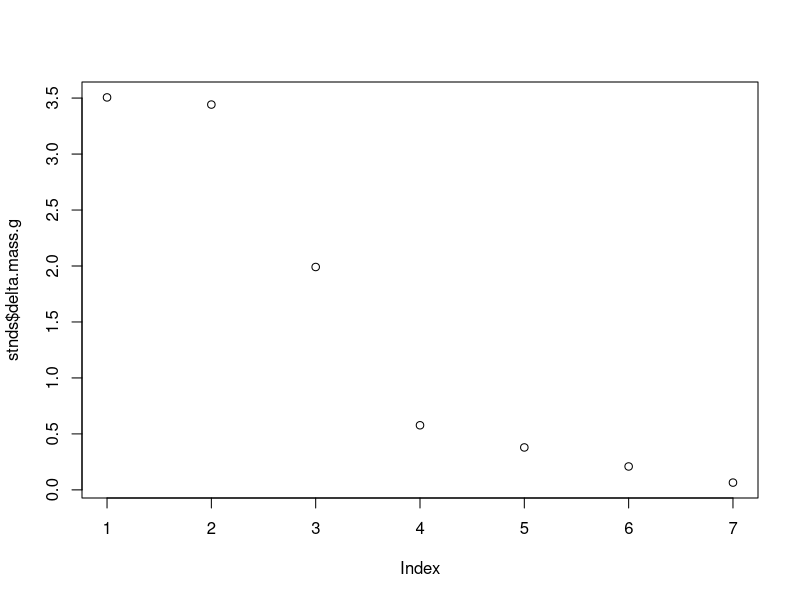
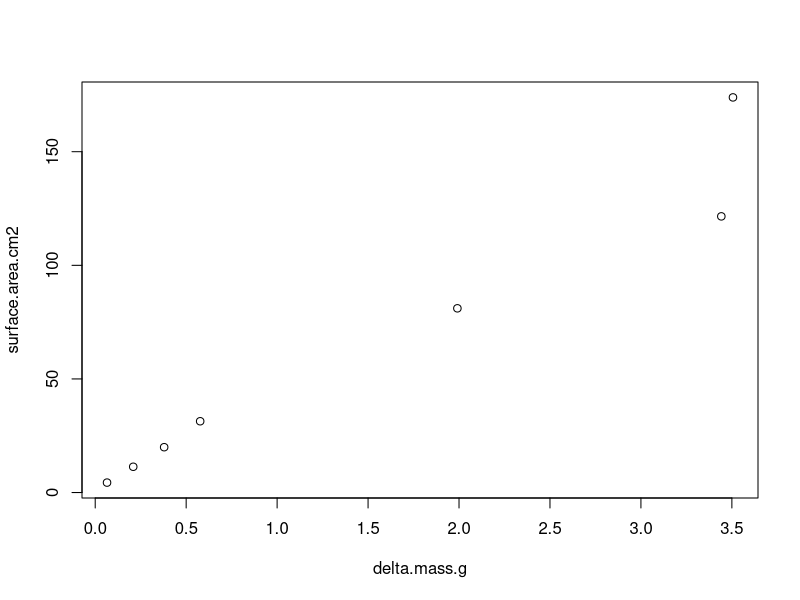
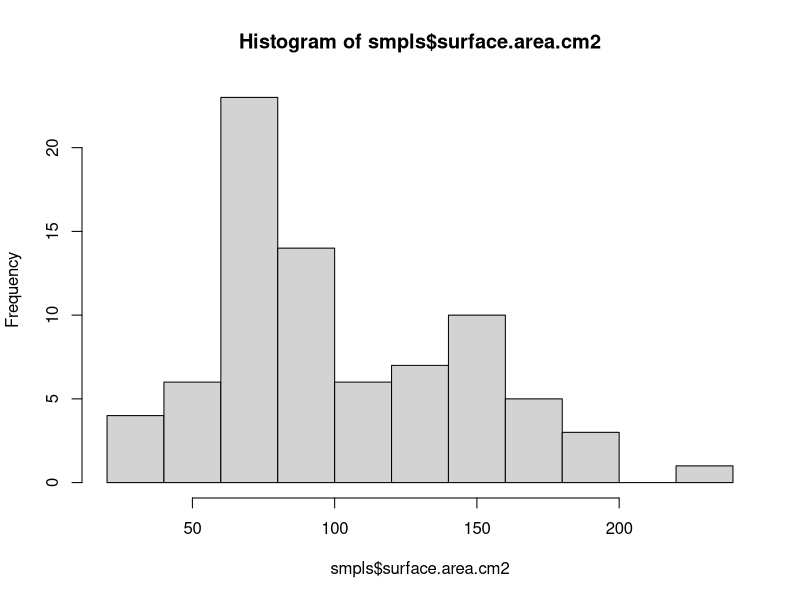

The R script that drew these images, in order: (Note: this script raises an error after producing the figures.)
## ---- chunk 1
knitr::opts_chunk$set(echo = TRUE, warning = FALSE, message = FALSE)

## install packages if you dont already have them
if (!require("tidyverse")) install.packages("tidyverse")

# load packages
library(tidyverse)
## ---- chunk 2

#load wax data
wax.data <- read.csv("data/May_TPCBASS_surface_area_data.csv", header=TRUE)

wax.data$delta.mass.g <- wax.data$weight2.g-wax.data$weight1.g
stnds <- subset(wax.data, Sample=="Standard")
plot(stnds$delta.mass.g)

#calculate the surface area of the spherical standards from the diameter
stnds$rad <- stnds$Diameter/2
stnds$surface.area.cm2 <- 4*pi*(stnds$rad)^2

# calculate the curve coefficients for slope and intercept to apply as the standard
stnd.curve <- lm(surface.area.cm2~delta.mass.g, data=stnds)
plot(surface.area.cm2~delta.mass.g, data=stnds)
stnd.curve$coefficients
summary(stnd.curve)$r.squared #r-squared 


## ---- chunk 3
#Calculate surface area using the standard curve
smpls <- subset(wax.data, Sample=="Coral")
smpls$surface.area.cm2 <- stnd.curve$coefficients[2] * smpls$delta.mass.g + stnd.curve$coefficients[1]

#select the samples only
smpls <- smpls %>%
  select(-Sample, -Diameter)

smpls %>%
  count(fragment_ID) %>% arrange(n)

#check the range to make sure your samples fall within the range of the standards
range(smpls$surface.area.cm2)
hist(smpls$surface.area.cm2)
range(stnds$surface.area.cm2)

#Save the output for use in normalization for phys assays
smpls%>%
  select(fragment_ID, surface.area.cm2)%>%
    write_csv("data/TPC/May_TPCBASS_surface.area.calc.csv")
## ---- chunk 4
#Calculate surface area using the standard curve
wax.data <- read.csv("data/Dec_TPCBASS_surface_area_data.csv", header=TRUE)
wax.data$delta.mass.g <- wax.data$weight2.g-wax.data$weight1.g
smpls <- subset(wax.data, Sample=="Coral")
smpls$surface.area.cm2 <- stnd.curve$coefficients[2] * smpls$delta.mass.g + stnd.curve$coefficients[1]

#select the samples only
smpls <- smpls %>%
  select(-Sample, -Diameter)

smpls %>%
  count(fragment_ID) %>% arrange(n)

#check the range to make sure your samples fall within the range of the standards
range(smpls$surface.area.cm2)
hist(smpls$surface.area.cm2)
range(stnds$surface.area.cm2)

#Save the output for use in normalization for phys assays
smpls%>%
  select(fragment_ID, surface.area.cm2)%>%
    write_csv("data/TPC/Dec_TPCBASS_surface.area.calc.csv")
